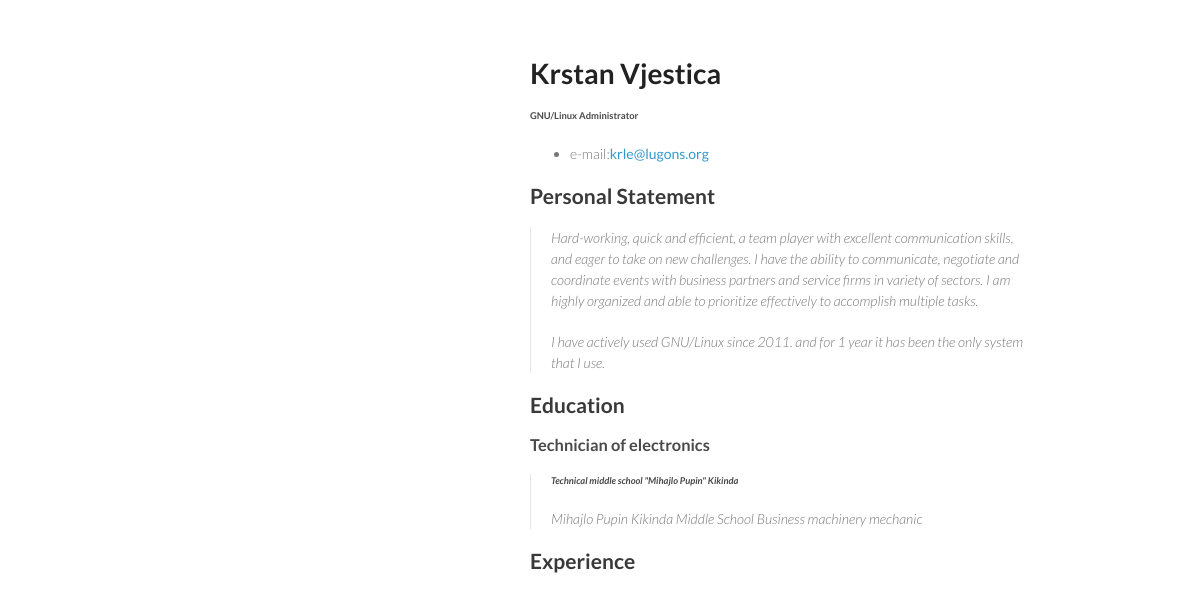
Screenshot of /resume/ with the database file from the repository.
### resume/models.py (models this page shows, shortened)
class Personal(models.Model):
    title = models.CharField(max_length=200)
    description = models.TextField(blank=True, null=True)
    email = models.EmailField()

### resume/views.py (the view)
def home(request):
    job_list = Job.objects.all()
    personal_list = Personal.objects.all()
    user = User.objects.get(email='krle@lugons.org')
    context = {
        'job_list': job_list,
        'personal_list': personal_list,
        'user': user,
    }
    return render(request, 'resume/resume.html', context)

### resume/templates/resume/resume.html
{% extends "resume/base.html" %}
{% block about %}
{% include "resume/about.html" %}
{% endblock %}
{% block education %}
{% include "resume/education.html" %}
{% endblock %}
{% block experience %}
{% include "resume/experience.html" %}
{% endblock %}

### resume/templates/resume/base.html (shortened to what this page needs)
<!doctype html>
<html>
  <head>
    <link rel="stylesheet" href="/static/css/main.css">
    <link rel="stylesheet" href="/static/css/pygment.css">
  </head>
  <body>
    <div class="wrapper">
      <section>
        <h1>
          <a id="krstan-vještica" class="anchor" href="#krstan-vje%C5%A1tica" aria-hidden="true"></a>{{ user.first_name }} {{ user.last_name}}</h1>
        {% block about %}
        {% endblock %}
        {% block education %}
        {% endblock %}
        {% block experience %}
        {% endblock %}
      </section>
    </div>
  </body>
</html>

### resume/templates/resume/about.html (shortened to what this page needs)
<h6>
  GNU/Linux Administrator
</h6>
<ul>
  <li>e-mail:<a href="mailto:{{ user.email }}">{{ user.email}}</a></li>
</ul>
{% for personal in personal_list %}
<h2>
  {{ personal.title }}
</h2>
<blockquote>
  {{ personal.description|linebreaks }}
</blockquote>
{% endfor %}

### resume/templates/resume/education.html (shortened to what this page needs)
<h2>
<a id="education" class="anchor" href="#education" aria-hidden="true"></a>Education</h2>
<h3>
<a id="technician-of-electronics" class="anchor" href="#technician-of-electronics" aria-hidden="true"></a>Technician of electronics</h3>
<blockquote>
<h6>
<a id="technical-middle-school-mihajlo-pupin-kikinda" class="anchor" href="#technical-middle-school-mihajlo-pupin-kikinda" aria-hidden="true"></a>Technical middle school "Mihajlo Pupin" Kikinda</h6>
<p>Mihajlo Pupin Kikinda Middle School
Business machinery mechanic</p>
</blockquote>

### resume/templates/resume/experience.html (shortened to what this page needs)
<h2>
  Experience
</h2>

### resume/static/css/main.css (style rules this page uses)
body { padding:50px; font:14px/1.5 Lato, "Helvetica Neue", Helvetica, Arial, sans-serif; color:#777; font-weight:300; }
h1, h2, h3, h4, h5, h6 { color:#222; margin:0 0 20px; }
p, ul, ol, table, pre, dl { margin:0 0 20px; }
h1, h2, h3 { line-height:1.1; }
h1 { font-size:28px; }
h2 { color:#393939; }
h3, h4, h5, h6 { color:#494949; }
a { color:#39c; font-weight:400; text-decoration:none; }
.wrapper { width:860px; margin:0 auto; }
blockquote { border-left:1px solid #e5e5e5; margin:0; padding:0 0 0 20px; font-style:italic; }
section { width:500px; float:right; padding-bottom:50px; }

### rows the page displays
Personal: title "Personal Statement", description "Hard-working, quick and efficient, a team player with excellent communication skills, and eager to take on new challenges. I have the ability to communicate, negotiate and coordinate events with business partners and service firms in variety of sectors. I am highly organized and able to prioritize effectively to accomplish multiple tasks. I have actively used GNU/Linux since 2011. and for 1 year it has been the only system that I use."

### other values shown
{{ user.first_name }} "Krstan"
{{ user.last_name }} "Vjestica"
{{ user.email }} "krle@lugons.org"
